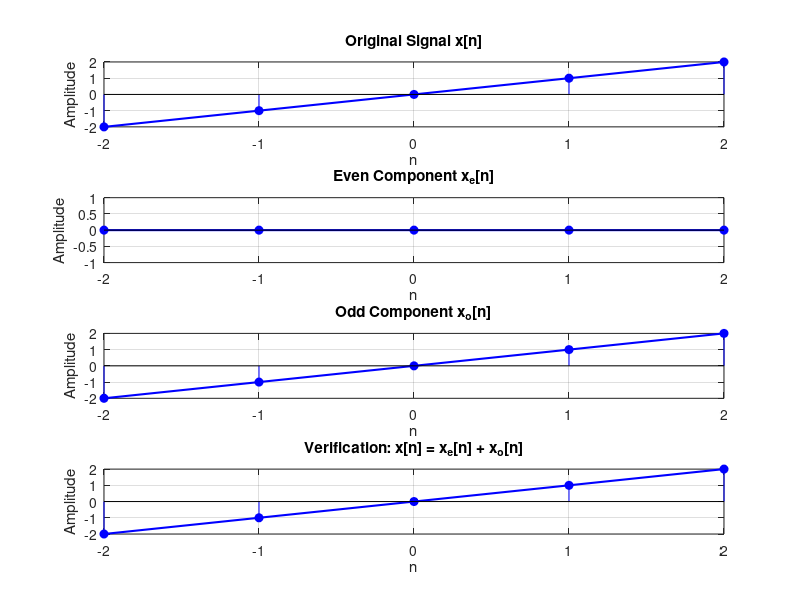

The MATLAB source for this figure:
%{
Problem 3: Even and Odd Decomposition
Take any discrete signal and:
• Decompose into even and odd components 
• Verify: x[n]=xe[n]+xo[n]
%}

clc;
clear;
close all;

% Original signal
n = -2:2;
x = [-2 -1 0 1 2];

% Time-reversed signal
x_rev = fliplr(x);

% Even component
xe = (x + x_rev)/2;

% Odd component
xo = (x - x_rev)/2;

% Verification
x_verify = xe + xo;

% Plotting
figure;

% Original Signal
subplot(4,1,1);
plot(n, x, 'blue', 'LineWidth', 1.5);
hold on;
stem(n, x, 'blue','filled');
grid on;
title('Original Signal x[n]');
xlabel('n');
ylabel('Amplitude');


% Even Component
subplot(4,1,2);
plot(n, xe, 'blue', 'LineWidth', 1.5);
hold on;
stem(n, xe, 'blue','filled');
grid on;
title('Even Component x_e[n]');
xlabel('n');
ylabel('Amplitude');


% Odd Component
subplot(4,1,3);
plot(n, xo, 'blue', 'LineWidth', 1.5);
hold on;
stem(n, xo, 'blue','filled');
grid on;
title('Odd Component x_o[n]');
xlabel('n');
ylabel('Amplitude');


% Verification
subplot(4,1,4);
plot(n, x_verify, 'blue', 'LineWidth', 1.5);
hold on;
stem(n, x_verify, 'blue','filled');
grid on;
title('Verification: x[n] = x_e[n] + x_o[n]');
xlabel('n');
ylabel('Amplitude');
